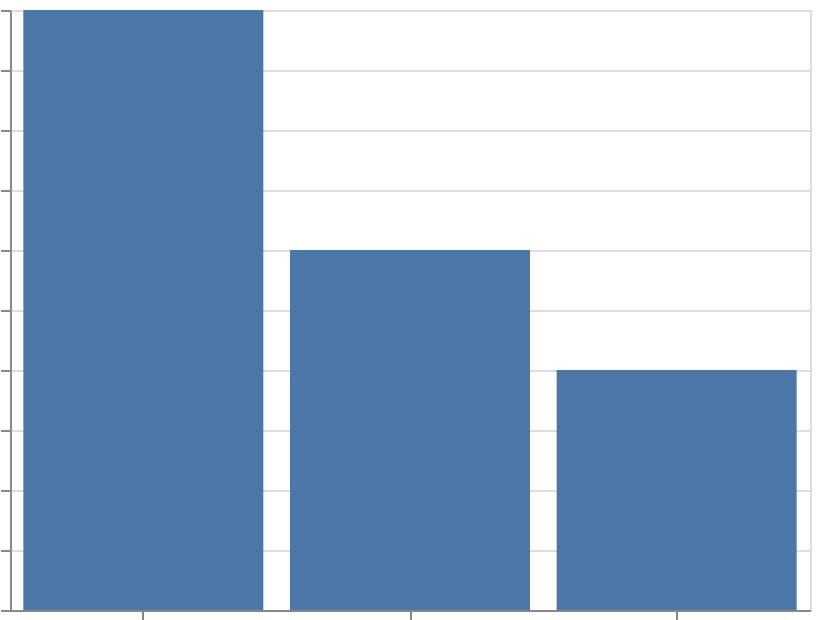

Express this chart as Vega-Lite.
### Vega-Lite specification from a JSON file in a GitHub repository (floating-point values rounded to 4 significant figures)
{"$schema": "https://vega.github.io/schema/vega-lite/v6.json", "width": 400, "height": 300, "padding": 5, "autosize": "none", "data": {"name": "table", "values": [{"cat": "Banana", "val": 3}, {"cat": "Apple", "val": 5}, {"cat": "Cherry", "val": 2}]}, "mark": "bar", "encoding": {"x": {"field": "cat", "type": "nominal", "sort": "ascending"}, "y": {"field": "val", "type": "quantitative"}}}
